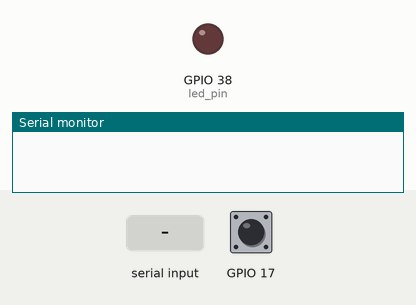
A program run on a simulated ESP32-S3. Parts: output pins drawn as LEDs (lit = HIGH), the last lines printed to the serial monitor. The test bench sets the inputs (shaded band); at power-on: GPIO 17 LOW.

Above: at 1.2 s.
1.3 s: GPIO 17 driven HIGH
At 2.1 s:
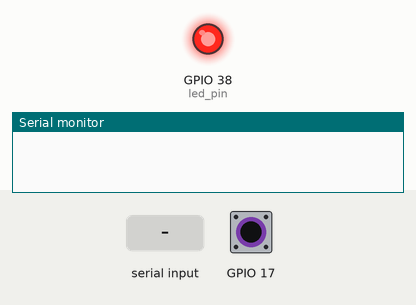
2.8 s: "1" received over Serial
At 5.0 s:
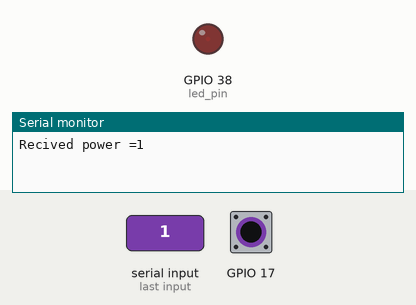
5.3 s: "0" received over Serial
At 7.2 s:
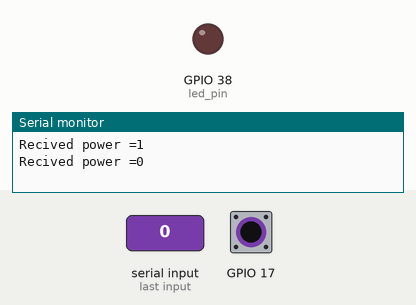
Timing chart, 0 to 8.7 s (numbered marks = the images above; inputs shaded):
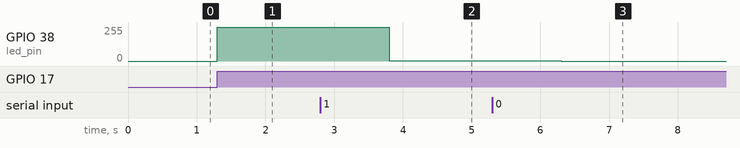

The program:

main.cpp
```cpp
#include <Arduino.h>
#include <string>
#include <vector>

#define led_pin  38 // 38pin вывод на светодиод

int power = 255;

std::string buffer = "";
std::vector <int> vec_cmd(4) ; //вектор ждя хранения 4 команд

bool light_on = false; // признак включения светодиода
int index_vec; // индекс
unsigned long time_begin;
unsigned long time_end;;
bool em_vec = false; //признак, что массив заполнен
const short max_number = 3; // количество ячеек


void setup() {
  // определяем 38 пин как выход
  pinMode(led_pin, OUTPUT);

  Serial.begin(115200);
  index_vec = 0; //перевая ячейка вектора
   time_begin = millis();//
}

void loop() {
  if (Serial.available() >0) {

    buffer = "";

    while(Serial.available()>0)
    {
      buffer +=std::string(1, char(Serial.read()));
      delay(500);
    }

    if(!em_vec ) //вектор еще пуст
     {
        vec_cmd[index_vec] = (stoi(buffer)); //заполняем
        index_vec++;
       if(index_vec > max_number) // весь запполнен
       {
        em_vec = true;
        index_vec--; // индекс на последний элемент
       }
     }
       else //вектор один раз полностью заполнен
     {
      // сдвигаем в массиве 3 ячейки

          for (int i = 0; i<3; i++)
             {
               vec_cmd[i] = vec_cmd[i+1] ; //сдвигаем данные
             }
              vec_cmd[index_vec] =std::stoi(buffer);
              // записываем в конец новое значение
      //
     }


    power = std::stoi(buffer);

    Serial.print( "Recived power =");
    Serial.println(power);

  }

  if (digitalRead(17) == HIGH)
  {

      light_on = true; //признак, что нужно включать


  }
  else
  {

  }

// если признак включения светодиода установлен
  if (light_on)
  {
    light_on = false; // сброс признака
    analogWrite(led_pin, power); // зажигаем светодиод
    delay(1000);

  }
  else
  {
    analogWrite(led_pin, 0); //светодиод не светится
  }

  time_end = millis(); //получаем текущее время
  if((time_end - time_begin) >= 20000) //если прошло 20 сек
  {
    //выводим все значения вектора
    for (int i = 0; i < vec_cmd.size(); i++)
      {
         Serial.println(vec_cmd[i]) ;
      }

     time_begin = millis(); //пкрезапускаем таймер
  }

}
```

Measured:
- after the input at 1.3 s, GPIO 38 (led_pin): 0/255 → 255/255 at once
- after the input at 2.8 s, GPIO 38 (led_pin): 255/255 → 1/255 after 1.0 s
- after the input at 5.3 s, GPIO 38 (led_pin): 1/255 → 0/255 after 1.0 s
